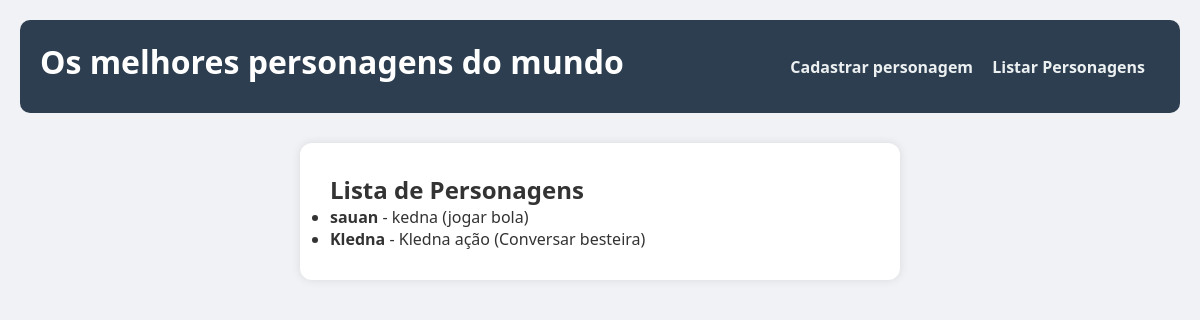
/personagens, run on an earlier commit of the app's database.
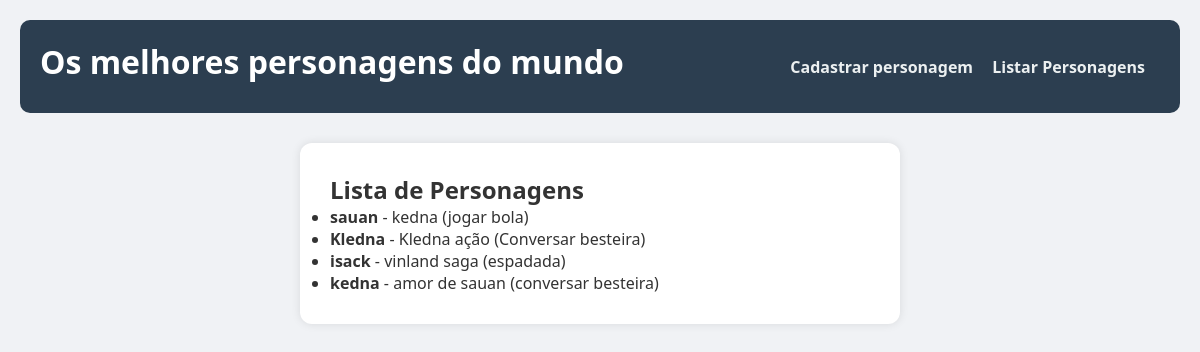
And on a later commit of the database.
### tables this page shows
CREATE TABLE personagens (
    id INTEGER PRIMARY KEY AUTOINCREMENT,
    nome TEXT NOT NULL,
    jogo_origem TEXT NOT NULL,
    habilidade_principal TEXT NOT NULL
);

### app.py (the view)
@app.route("/personagens")
def listar_personagens():
    conn = get_db_connection()
    personagens = conn.execute(
        "SELECT nome, jogo_origem, habilidade_principal FROM personagens"
    ).fetchall()
    conn.close()
    return render_template("lista_personagens.html", personagens=personagens)

### app.py (called while the page is built)
def get_db_connection():
    conn = sqlite3.connect("jogo.db")
    conn.row_factory = sqlite3.Row  # Permite acessar colunas por nome
    return conn

### templates/lista_personagens.html
{% extends "base.html" %}
{% block conteudo %}
<h2>Lista de Personagens</h2>
{% if personagens %}
<ul>
    {% for p in personagens %}
    <li>
        <strong>{{ p['nome'] }}</strong>
        - {{ p['jogo_origem'] }}
        ({{ p['habilidade_principal'] }})
    </li>
    {% endfor %}
</ul>
{% else %}
<p>Nenhum personagem cadastrado ainda.</p>
{% endif %}
{% endblock %}

### templates/base.html (shortened to what this page needs)
<!DOCTYPE html>
<html lang="en">
<head>
    <link rel="stylesheet" href="{{url_for('static', filename = 'style.css')}}">
</head>
<body>
    <header>
        {% block header%}
            <h1>Os melhores personagens do mundo</h1>
            <nav>
                <a href="{{url_for('register')}}">Cadastrar personagem</a>
                <a href="{{url_for('listar_personagens')}}">Listar Personagens</a>
            </nav>
        {% endblock %}
    </header>
    <main>
        {% block conteudo %}
        {% endblock %}
    </main>
</body>
</html>

### static/style.css (style rules this page uses)
* { margin: 0; padding: 0; box-sizing: border-box; }
body { font-family: 'Segoe UI', sans-serif; background-color: #f0f2f5; color: #333; padding: 20px; }
header { background-color: #2c3e50; color: white; padding: 20px; border-radius: 10px; margin-bottom: 30px; display: flex; justify-content: space-between; align-items: center; }
header h1 { margin-bottom: 10px; }
nav a { color: #ecf0f1; margin-right: 15px; text-decoration: none; font-weight: bold; }
main { background: white; padding: 30px; border-radius: 12px; max-width: 600px; margin: 0 auto; box-shadow: 0 0 10px rgba(0,0,0,0.1); }

What changed in the data, as far as the page shows it:
added personagens: nome "isack", jogo_origem "vinland saga", habilidade_principal "espadada"
added personagens: nome "kedna", jogo_origem "amor de sauan", habilidade_principal "conversar besteira"
